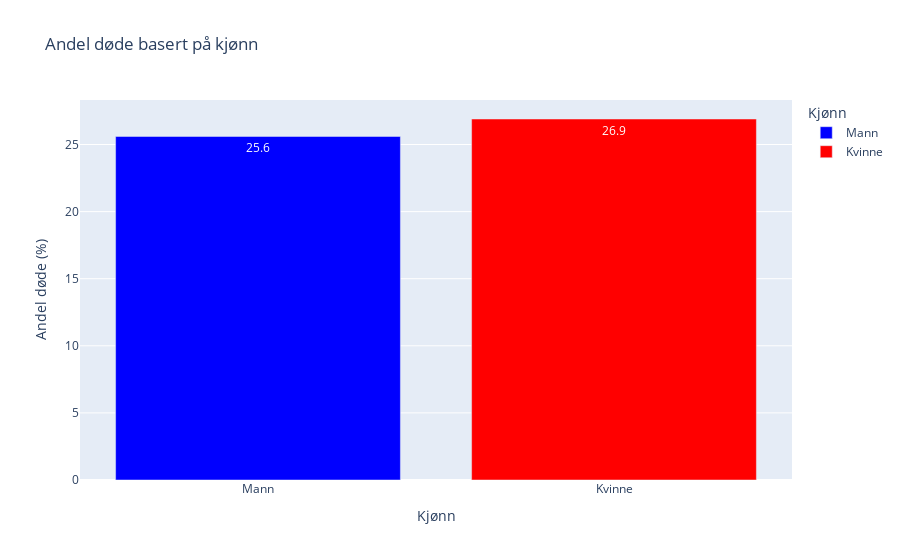

The cell this chart's notebook holds for it:
### Code cell
X_train['sykehusdød'] = pd.to_numeric(X_train['sykehusdød'], errors='coerce')

kjønn_columns = ['kjønn_male', 'kjønn_female']

death_by_gender = {}
for column in kjønn_columns:
    death_by_gender[column] = round(X_train[X_train[column] == 1]['sykehusdød'].mean() * 100, 1) 

death_by_gender_df = pd.DataFrame(list(death_by_gender.items()), columns=['Kjønn', 'Andel døde (%)'])

death_by_gender_df['Kjønn'] = death_by_gender_df['Kjønn'].map({'kjønn_male': 'Mann', 'kjønn_female': 'Kvinne'})

kjonn_figure = px.bar(death_by_gender_df, x='Kjønn', y='Andel døde (%)', 
                      title='Andel døde basert på kjønn', 
                      labels={'Andel døde (%)': 'Andel døde (%)', 'Kjønn': 'Kjønn'},
                      text='Andel døde (%)',
                      color="Kjønn",
                      color_discrete_map={"Kvinne": "red", "Mann": "blue"})

kjonn_figure.show()

### Figure 1 — Plotly figure (JSON) as saved in the notebook; plotly's stock layout.template omitted (floating-point values rounded to 4 significant figures)
{"data": [{"alignmentgroup": "True", "hovertemplate": "Kjønn=%{x}<br>Andel døde (%)=%{text}<extra></extra>", "legendgroup": "Mann", "marker": {"color": "blue", "pattern": {"shape": ""}}, "name": "Mann", "offsetgroup": "Mann", "orientation": "v", "showlegend": true, "text": [25.6], "textposition": "auto", "type": "bar", "x": ["Mann"], "xaxis": "x", "y": [25.6], "yaxis": "y"}, {"alignmentgroup": "True", "hovertemplate": "Kjønn=%{x}<br>Andel døde (%)=%{text}<extra></extra>", "legendgroup": "Kvinne", "marker": {"color": "red", "pattern": {"shape": ""}}, "name": "Kvinne", "offsetgroup": "Kvinne", "orientation": "v", "showlegend": true, "text": [26.9], "textposition": "auto", "type": "bar", "x": ["Kvinne"], "xaxis": "x", "y": [26.9], "yaxis": "y"}], "layout": {"barmode": "relative", "legend": {"title": {"text": "Kjønn"}, "tracegroupgap": 0}, "title": {"text": "Andel døde basert på kjønn"}, "xaxis": {"anchor": "y", "categoryarray": ["Mann", "Kvinne"], "categoryorder": "array", "domain": [0, 1], "title": {"text": "Kjønn"}}, "yaxis": {"anchor": "x", "domain": [0, 1], "title": {"text": "Andel døde (%)"}}}}
